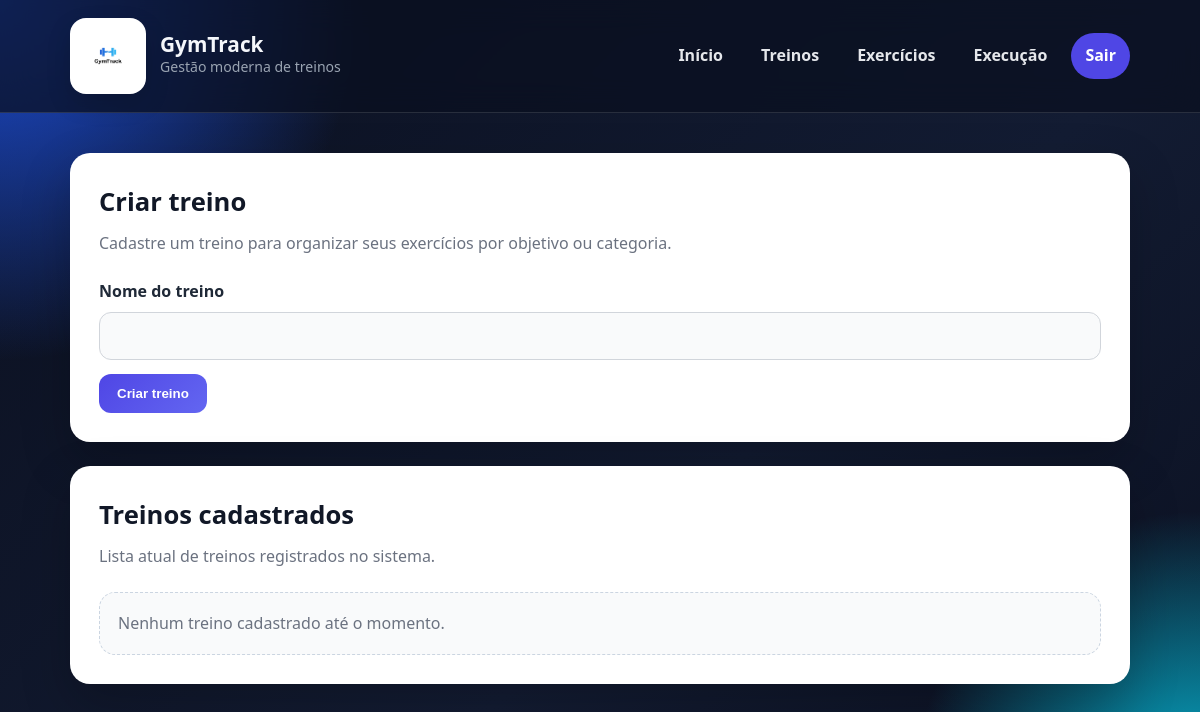
The app's page /treinos/ (signed in), older data.
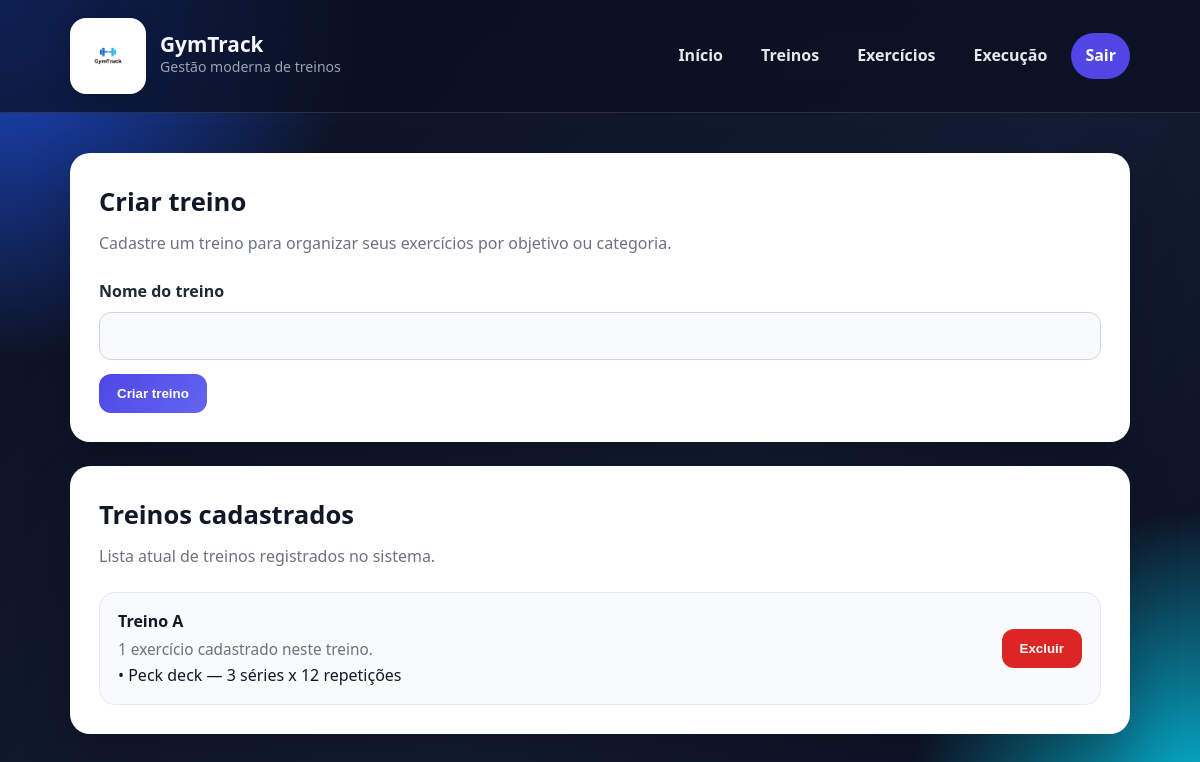
The same page, newer data.
### core/models.py (models this page shows, shortened)
class Treino(models.Model):
    nome = models.CharField(max_length=100)

class Exercicio(models.Model):
    treino = models.ForeignKey(Treino, on_delete=models.CASCADE, related_name='exercicios')
    exercicio_base = models.ForeignKey(
        ExercicioBase,
        on_delete=models.CASCADE,
        related_name='exercicios_do_sistema',
        null=True,
        blank=True
    )
    nome = models.CharField(max_length=100, blank=True, null=True)
    series = models.PositiveIntegerField()
    repeticoes = models.PositiveIntegerField()

class ExercicioBase(models.Model):
    nome = models.CharField(max_length=100, unique=True)
    grupo_muscular = models.CharField(max_length=50)

### core/views.py (the view)
# urls.py: path('treinos/', views.treinos_view, name='treinos'),
@login_required
def treinos_view(request):
    if request.method == 'POST':
        form = TreinoForm(request.POST)
        if form.is_valid():
            form.save()
            return redirect('treinos')
    else:
        form = TreinoForm()
    treinos = Treino.objects.prefetch_related('exercicios__exercicio_base').all()
    return render(request, 'core/treinos.html', {
        'form': form,
        'treinos': treinos
    })

### core/forms.py
class TreinoForm(forms.ModelForm):
    class Meta:
        model = Treino
        fields = ['nome']
        labels = {
            'nome': 'Nome do treino',
        }

### core/templates/core/treinos.html (shortened to what this page needs)
{% extends 'core/base.html' %}
{% block content %}
<section class="page-grid">
    <div class="content-card">
        <h2 class="section-title">Criar treino</h2>
        <p class="section-subtitle">Cadastre um treino para organizar seus exercícios por objetivo ou categoria.</p>
        <form method="post">
            <div class="form-grid">
                <div class="form-group full">
                    <label for="{{ form.nome.id_for_label }}">Nome do treino</label>
                    {{ form.nome }}
                </div>
            </div>
            <div class="form-actions">
                <button type="submit" class="btn btn-primary">Criar treino</button>
            </div>
        </form>
    </div>
    <div class="list-card">
        <h3 class="section-title">Treinos cadastrados</h3>
        <p class="section-subtitle">Lista atual de treinos registrados no sistema.</p>
{% if treinos %}
    <ul class="items-list">
        {% for treino in treinos %}
            <li class="item">
                <div>
                    <strong>{{ treino.nome }}</strong>
                    {% if treino.exercicios.count > 0 %}
                        <span>
                            {{ treino.exercicios.count }} exercício{{ treino.exercicios.count|pluralize }}
                            cadastrado{{ treino.exercicios.count|pluralize }} neste treino.
                        </span>
                        <div class="exercise-preview-list">
                            {% for exercicio in treino.exercicios.all %}
                                <div class="exercise-preview-item">
                                    •
                                    {% if exercicio.exercicio_base %}
                                        {{ exercicio.exercicio_base.nome }}
                                    {% else %}
                                        {{ exercicio.nome }}
                                    {% endif %}
                                    — {{ exercicio.series }} séries x {{ exercicio.repeticoes }} repetições
                                </div>
                            {% endfor %}
                        </div>
                    {% else %}
                        <span>Este treino ainda não possui exercícios cadastrados.</span>
                    {% endif %}
                </div>
                <form method="post" action="{% url 'excluir_treino' treino.id %}">
                    <button type="submit" class="btn btn-danger">Excluir</button>
                </form>
            </li>
        {% endfor %}
    </ul>
{% else %}
    <div class="empty-state">
        Nenhum treino cadastrado até o momento.
    </div>
{% endif %}
    </div>
</section>
{% endblock %}

Row changes from the older to the newer data that the page shows:
added Treino: nome "Treino A", exercicios.count "1"
added Exercicio: exercicio_base.nome "Peck deck", series "3", repeticoes "12"
Text that changed along with them:
text no longer shown: "Nenhum treino cadastrado até o momento."
